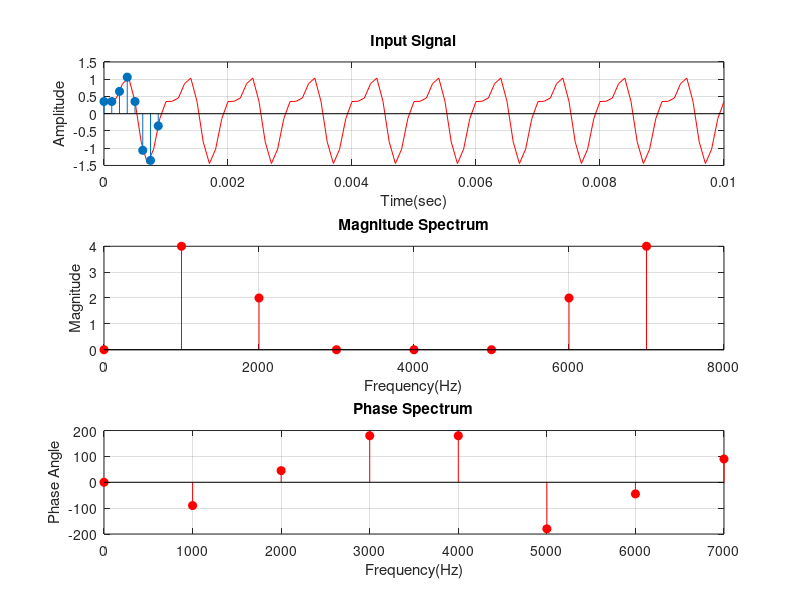

Here is the MATLAB script that generated this plot:
%Studying the FFT using MATLAB
clear all;
close all;
clc;
t=0:0.0001:10e-3;
xt=sin(2*pi*1000*t)+0.5*sin(2*pi*2000*t+(3*pi/4));
N=8;
n=0:N-1;
Fs=8000;
Ts=1/Fs;
xn=sin(2*pi*1000*n*Ts)+0.5*sin(2*pi*2000*n*Ts+(3*pi/4));
t1=n.*Ts;
subplot(311);
plot(t,xt,'r');
hold on;
stem(t1,xn,'filled');
xlabel('Time(sec)');
ylabel('Amplitude');
title('Input Signal');
grid;
ft=fft(xn);
magnitude=abs(ft);
k=0:N-1;
Df=Fs/N;
Fk=k.*Df;
subplot(312);
stem(Fk,magnitude,'filled','r');
xlabel('Frequency(Hz)');
ylabel('Magnitude');
title('Magnitude Spectrum');
xlim([0 Fs]);
grid;
phase=angle(round(ft));
phase=(phase.*180)/pi;
subplot(313);
stem(Fk,phase,'filled','r');
xlabel('Frequency(Hz)');
ylabel('Phase Angle');
title('Phase Spectrum');
grid;

